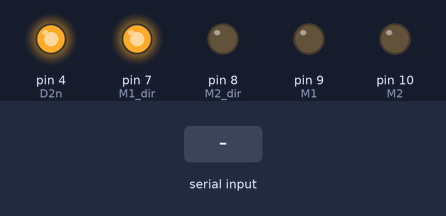
Bench run of a sketch on a simulated Arduino Uno, built with avr-gcc and run on an emulated ATmega328P. Parts: output pins drawn as LEDs (lit = HIGH). The inputs (shaded band) are chosen by the test bench.

Above: at 1.2 s.
1.3 s: "F" received over Serial
At 2.0 s:
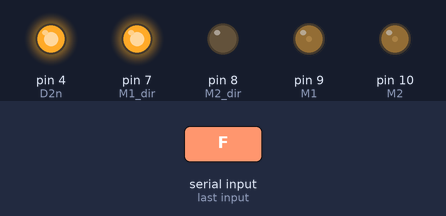
2.8 s: "L" received over Serial
At 3.1 s:
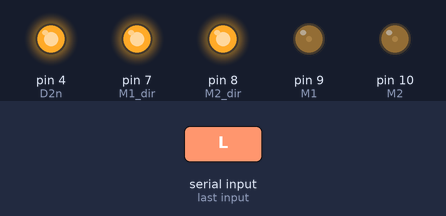
4.3 s: "R" received over Serial
At 5.5 s:
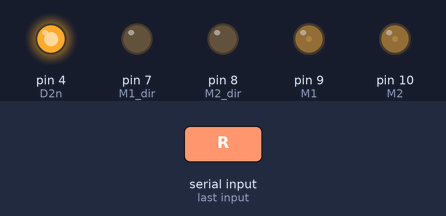
5.8 s: "S" received over Serial
At 6.6 s:
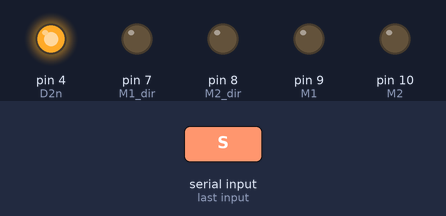
Timing chart, 0 to 8.3 s (numbered marks = the images above; inputs shaded):
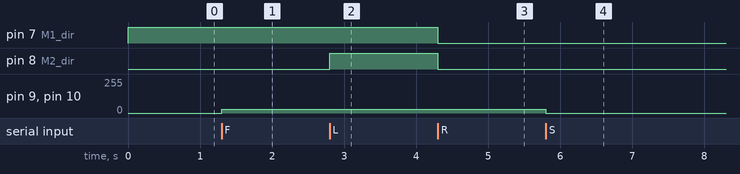

The sketch:

control.ino
```cpp
const int M1 = 9; //right
const int M2 = 10; //left
const int D2n = 4;
const int M1_dir = 7;
const int M2_dir = 8;
const int SPEED_DELAY = 50;
const int SPEED = 30;
const int TURN_SPEED = 30;
int currentSpeed = SPEED;

char inst;

void accelerare(int _speed);
void deccelerate(int _speed);
void driveTime(int time, int _speed);
void setDirection (int dir);


void setup() {
  // put your setup code here, to run once:
  pinMode(M1, OUTPUT);
  pinMode(M2, OUTPUT);
  pinMode(D2n, OUTPUT);
  pinMode(M1_dir, OUTPUT);
  pinMode(M2_dir, OUTPUT);

  //Enable
  digitalWrite(D2n, HIGH);

  // Go Forward
  digitalWrite(M1_dir, HIGH);
  digitalWrite(M2_dir, LOW);

  Serial.begin(9600);

}

void loop() {
  // put your main code here, to run repeatedly:
//  for (int i = 0; i<3;i++){
//    setDirection (0);
//    driveTime(2000,128);
//    setDirection (1);
//    driveTime(2000,128);
//  }
//
//  delay(5000);

while (Serial.available()){
  inst = Serial.read();
  switch (inst) {
    case 'F':
       setDirection(0);
       go();
       break;
    case  'L':
        setDirection(2);
        go();
        break;
    case 'R':
        setDirection(3);
        go();
        break;
    case 'S':
        brake();
        break;
    default:
        break;
  }
}

}

void accelerate(int _speed) {

  for(int i=0;i<=_speed;i+=_speed/10){
    analogWrite(M1,i);
    analogWrite(M2,i);
    delay(SPEED_DELAY);
    Serial.println(i);
  }

  analogWrite(M1,_speed);
  analogWrite(M2,_speed);

}

void deccelerate(int _speed) {

  for(int i=_speed;i>=0;i-=_speed/10){
    analogWrite(M1,i);
    analogWrite(M2,i);
    delay(SPEED_DELAY);
  }

  analogWrite(M1,0);
  analogWrite(M2,0);

}

void driveTime(int time, int _speed){

  accelerate(_speed);
  delay(time);
  deccelerate(_speed);
}

void go() {
  analogWrite(M1,currentSpeed);
  analogWrite(M2,currentSpeed);
  //delay(100);
  //brake();
}

void brake() {
  analogWrite(M1,0);
  analogWrite(M2,0);
}

void setDirection (int dir) {

  switch(dir){
    case 0: //Forward
      digitalWrite(M1_dir, HIGH);
      digitalWrite(M2_dir, LOW);
      currentSpeed = SPEED;
      break;
    case 1: //Reverse
      digitalWrite(M1_dir, LOW);
      digitalWrite(M2_dir, HIGH);
      break;
    case 2: //Turn left
      digitalWrite(M1_dir, HIGH);
      digitalWrite(M2_dir, HIGH);
      currentSpeed = TURN_SPEED;
      break;
    default: //Turn right
      digitalWrite(M1_dir, LOW);
      digitalWrite(M2_dir, LOW);
      currentSpeed = TURN_SPEED;
      break;
  }

}
```

Measured:
- after the input at 1.3 s, pin 9 (M1), pin 10 (M2): 0/255 → 30/255 at once
- after the input at 2.8 s, pin 8 (M2_dir): LOW → HIGH at once
- after the input at 4.3 s, pin 7 (M1_dir), pin 8 (M2_dir): HIGH → LOW at once
- after the input at 5.8 s, pin 9 (M1), pin 10 (M2): 30/255 → 0/255 at once
